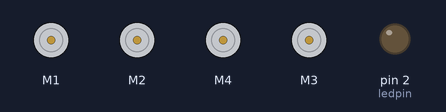
Simulated run of this sketch. Board: Arduino Uno, built with avr-gcc and run on an emulated ATmega328P. Parts: 4 × DC motor (green arrow = forward, orange = backward, longer = faster), output pins drawn as LEDs (lit = HIGH). What the sketch prints to the serial monitor is not drawn.

Above: at 0.1 s.
At 1.1 s:
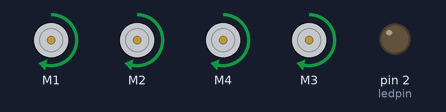
At 2.1 s:
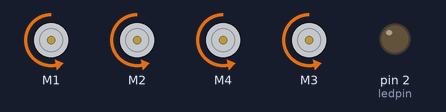
At 3.1 s:
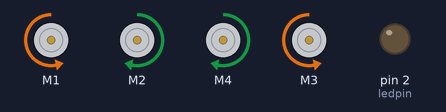
At 8.3 s:
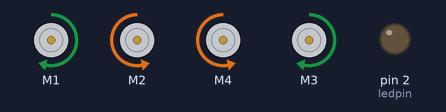
At 14.9 s:
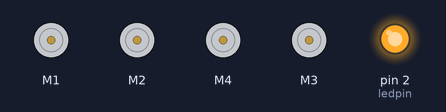
Timing chart, 0 to 16.6 s (numbered marks = the images above):
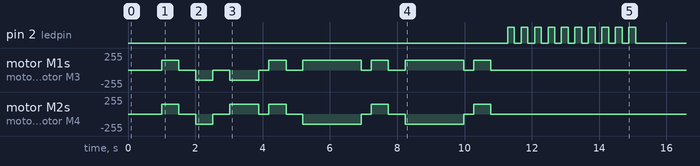

The sketch:

Alpha.ino
```cpp
// ===== ALPHA — GETTING FROM HERE TO THERE (V2X 2025-26) =====
// Mission: Demonstrate 5 programmed movements in any sequence.
//   1. Move 12" forward
//   2. Move 12" backward
//   3. Turn 90° left then move 12" forward
//   4. Turn 90° right then move 12" forward
//   5. Turn 180° then move 12" forward
//   Vehicle must indicate when done (light/sound). Completed within 1 minute.
//
// Hardware: mecanum-wheel robot, Adafruit Motor Shield (4x DC motors)
//   BLmotor=1 (BL), BRmotor=2 (BR), FLmotor=3 (FL), FRmotor=4 (FR)
//
// ANNOTATION:
//   NOTE: `inchdis`, `degRot` declared but never used. Removed from this version.
//   NOTE: `ledpin = 2` declared but not written to — added LED indication at end.
//   NOTE: `go_back` uses rate 23.5 in/s while `go_foward` uses `0.168*speed-1.7`.
//     These were calibrated separately. Re-run calibration if robot drifts.
//   NOTE: `clockwise(speed, deg)` uses `deg/104*1000` — 104 deg/sec at speed 90.
//     Adjust this rate constant if turns over/undershoot.
//   FIX: Original setup() only did `clockwise(Globalspeed, 90)` — one turn then stop.
//     Full 5-movement Alpha sequence now in setup().

#include <Wire.h>
#include <Adafruit_MotorShield.h>
#include "utility/Adafruit_MS_PWMServoDriver.h"

Adafruit_MotorShield AFMS = Adafruit_MotorShield();

Adafruit_DCMotor *BLmotor = AFMS.getMotor(1);
Adafruit_DCMotor *BRmotor = AFMS.getMotor(2);
Adafruit_DCMotor *FLmotor = AFMS.getMotor(3);
Adafruit_DCMotor *FRmotor = AFMS.getMotor(4);

const byte Globalspeed = 150;
const byte ledpin      = 2;

void setup() {
  Serial.begin(9600);
  AFMS.begin();
  pinMode(ledpin, OUTPUT);

  Serial.println("ALPHA — Getting From Here To There");
  delay(1000);  // pause before starting

  // === MOVEMENT SEQUENCE (order can be changed per strategy) ===

  // 1. Forward 12"
  Serial.println("1: Forward 12 inches");
  go_foward(Globalspeed, 12);
  delay(500);

  // 2. Backward 12"
  Serial.println("2: Backward 12 inches");
  go_back(Globalspeed, 12);
  delay(500);

  // 3. Left turn 90° + forward 12"
  Serial.println("3: Left 90° then forward 12 inches");
  countclockwise(Globalspeed, 90);
  delay(300);
  go_foward(Globalspeed, 12);
  delay(500);

  // 4. Right turn 90° (compensate for step 3) + 90° more + forward 12"
  // NOTE: After turning left 90°, robot is pointing left from start.
  //   To turn right relative to start, turn right 180° total.
  //   Adjust if task means "right relative to current heading" (then just 90°).
  Serial.println("4: Right 90° then forward 12 inches");
  clockwise(Globalspeed, 180);  // 180° to face original-right from current heading
  delay(300);
  go_foward(Globalspeed, 12);
  delay(500);

  // 5. Turn 180° (from current heading) + forward 12"
  Serial.println("5: 180° turn then forward 12 inches");
  clockwise(Globalspeed, 180);
  delay(300);
  go_foward(Globalspeed, 12);
  delay(500);

  // === DONE INDICATION ===
  Serial.println("ALPHA COMPLETE");
  for (int i = 0; i < 10; i++) {
    digitalWrite(ledpin, HIGH); delay(200);
    digitalWrite(ledpin, LOW);  delay(200);
  }
}

void loop() {
  // Empty — all logic is in setup()
}

// ===== MOVEMENT FUNCTIONS =====

void stop_Stop() {
  BLmotor->setSpeed(0); BRmotor->setSpeed(0);
  FRmotor->setSpeed(0); FLmotor->setSpeed(0);
  FLmotor->run(RELEASE); FRmotor->run(RELEASE);
  BLmotor->run(RELEASE); BRmotor->run(RELEASE);
}

void go_foward(int speed, float d) {
  float v = 0.168 * speed - 1.7;  // calibrated: inches/sec at given speed
  float t = (d / v) * 1000.0;
  BL_fwd(speed); BR_fwd(speed); FR_fwd(speed); FL_fwd(speed);
  delay((unsigned long)t);
  stop_Stop();
}

void go_back(int speed, float d) {
  float t = d / 23.5 * 1000;  // calibrated: 23.5 in/s
  BL_bck(speed); BR_bck(speed); FR_bck(speed); FL_bck(speed);
  delay((unsigned long)t);
  stop_Stop();
}

void clockwise(int speed, int deg) {
  float t = deg / 104.0 * 1000;  // 104 deg/sec
  BL_fwd(speed); BR_bck(speed); FR_bck(speed); FL_fwd(speed);
  delay((unsigned long)t);
  stop_Stop();
}

void countclockwise(int speed, int deg) {
  float t = deg / 104.0 * 1000;
  BL_bck(speed); BR_fwd(speed); FR_fwd(speed); FL_bck(speed);
  delay((unsigned long)t);
  stop_Stop();
}

void FR_fwd(int speed) { FRmotor->run(FORWARD);   FRmotor->setSpeed(speed); }
void FR_bck(int speed) { FRmotor->run(BACKWARD);  FRmotor->setSpeed(speed); }
void FL_fwd(int speed) { FLmotor->run(FORWARD);   FLmotor->setSpeed(speed); }
void FL_bck(int speed) { FLmotor->run(BACKWARD);  FLmotor->setSpeed(speed); }
void BR_fwd(int speed) { BRmotor->run(FORWARD);   BRmotor->setSpeed(speed); }
void BR_bck(int speed) { BRmotor->run(BACKWARD);  BRmotor->setSpeed(speed); }
void BL_fwd(int speed) { BLmotor->run(FORWARD);   BLmotor->setSpeed(speed); }
void BL_bck(int speed) { BLmotor->run(BACKWARD);  BLmotor->setSpeed(speed); }

// Calibration helpers (run to get timing data)
void calF(int speed) { BL_fwd(speed); BR_fwd(speed); FR_fwd(speed); FL_fwd(speed); delay(3000); stop_Stop(); }
void calB(int speed) { BL_bck(speed); BR_bck(speed); FR_bck(speed); FL_bck(speed); delay(3000); stop_Stop(); }
void calR(int speed) { BL_fwd(speed); BR_bck(speed); FR_bck(speed); FL_fwd(speed); delay(1690); stop_Stop(); }
void calL(int speed) { BL_bck(speed); BR_fwd(speed); FR_fwd(speed); FL_bck(speed); delay(870);  stop_Stop(); }
```
